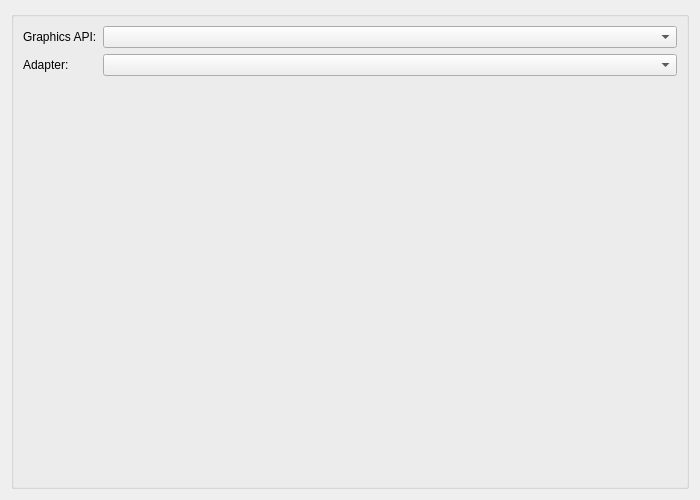
<?xml version="1.0" encoding="UTF-8"?>
<ui version="4.0">
 <class>GraphicsSettingsHeader</class>
 <widget class="QWidget" name="GraphicsSettingsHeader">
  <property name="geometry">
   <rect>
    <x>0</x>
    <y>0</y>
    <width>700</width>
    <height>500</height>
   </rect>
  </property>
  <property name="windowTitle">
   <string/>
  </property>
  <layout class="QVBoxLayout" name="verticalLayout">
   <item>
    <widget class="QGroupBox" name="rendererLayout">
     <property name="title">
      <string/>
     </property>
     <layout class="QFormLayout" name="formLayout">
      <item row="0" column="0">
       <widget class="QLabel" name="rendererText">
        <property name="text">
         <string>Graphics API:</string>
        </property>
        <property name="buddy">
         <cstring>rendererDropdown</cstring>
        </property>
       </widget>
      </item>
      <item row="0" column="1">
       <widget class="QComboBox" name="rendererDropdown"/>
      </item>
      <item row="1" column="0">
       <widget class="QLabel" name="adapterText">
        <property name="text">
         <string>Adapter:</string>
        </property>
        <property name="buddy">
         <cstring>adapterDropdown</cstring>
        </property>
       </widget>
      </item>
      <item row="1" column="1">
       <widget class="QComboBox" name="adapterDropdown"/>
      </item>
     </layout>
    </widget>
   </item>
  </layout>
 </widget>
 <tabstops>
  <tabstop>rendererDropdown</tabstop>
  <tabstop>adapterDropdown</tabstop>
 </tabstops>
 <resources/>
 <connections/>
</ui>
